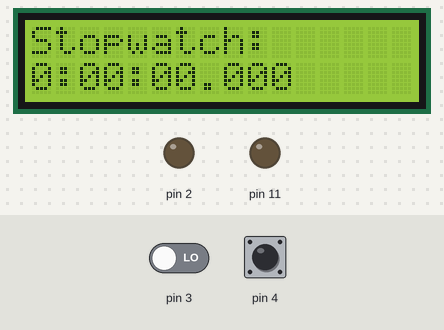
This sketch was run on a simulated Arduino Uno, built with avr-gcc and run on an emulated ATmega328P. On the bench: 16×2 character LCD, output pins drawn as LEDs (lit = HIGH). Dashed ring = blinking. Inputs (shaded band) come from the test bench; at power-on: pin 3 LOW, pin 4 LOW. No radio packets arrive unless stated.

Above: at 1.2 s.
1.3 s: pin 3 driven HIGH
At 1.45 s:
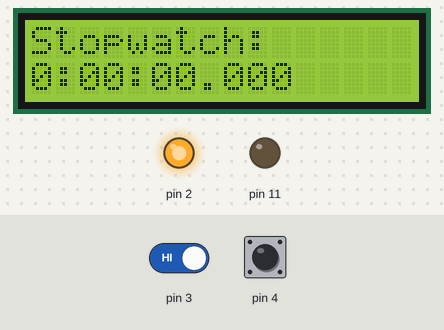
3.7 s: pin 3 driven LOW
At 4.45 s:
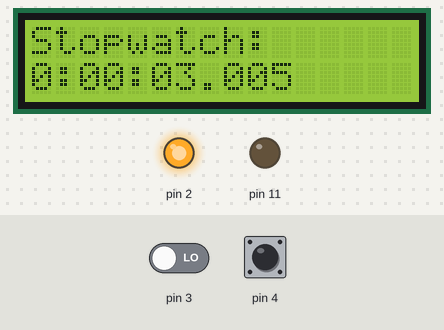
5.8 s: pin 4 driven HIGH
At 6.3 s:
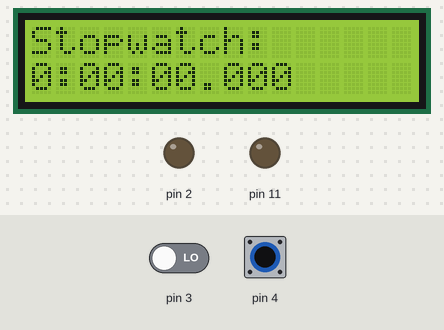
7.3 s: pin 4 pulsed LOW 2 times (0.12 s each, 0.3 s apart)
At 7.6 s:
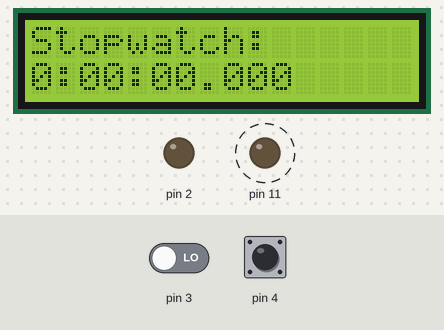
Timing chart, 0 to 10.3 s (numbered marks = the images above; inputs shaded):
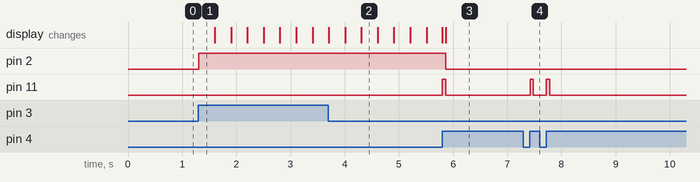

The sketch:

stopwatch_rf.ino
```cpp
#include <LiquidCrystal.h>
#include <RH_ASK.h>
#include <SPI.h>


static bool button_pushed = false;

static bool stopwatch_enabled = false;
static unsigned long elapsed_ms = 0;
static unsigned long last_ms = 0;

#define MS_IN_SECOND 1000UL
#define MS_IN_MINUTE (MS_IN_SECOND * 60UL)
#define MS_IN_HOUR (MS_IN_MINUTE * 60UL)

const int rs = 9, en = 10, d4 = 5, d5 = 6, d6 = 7, d7 = 8;
LiquidCrystal lcd(rs, en, d4, d5, d6, d7);

RH_ASK rh(2000, 0, 12, 0, false);
static bool rh_initialized = false;

void setup() {
  pinMode(2, OUTPUT);
  pinMode(3, INPUT);
  pinMode(4, INPUT);
  pinMode(11, OUTPUT);

  lcd.begin(16,2);
  lcd.print("Stopwatch:");
  updateDisplay();

  rh_initialized = rh.init();
}

void loop() {

  processInput();

  updateStopwatch();

  updateDisplay();

  updateLed();
}

void processInput()
{
  int start = digitalRead(3);
  int reset = digitalRead(4);

  if (start == HIGH && !button_pushed) {
    button_pushed = true;

    if (!stopwatch_enabled) {
      stopwatch_enabled = true;
      last_ms = 0;
    } else {
      stopwatch_enabled = false;
    }
  } else if (reset == HIGH && !button_pushed) {
    button_pushed = true;

    stopwatch_enabled = false;

    transmit();

    elapsed_ms = 0;
  } else if (start == LOW && reset == LOW && button_pushed) {
    button_pushed = false;
  }
}

void updateStopwatch()
{
  if (stopwatch_enabled) {
    unsigned long current_ms = millis();

    // ignore first update, until we have fresh reference time in last_ms
    if (last_ms != 0) {
      elapsed_ms += (current_ms - last_ms);
    }

    last_ms = current_ms;
  }
}

void formatElapsedTime(char* buf, const size_t buf_size) {
  unsigned long milliseconds = elapsed_ms;

  unsigned int hours = milliseconds / MS_IN_HOUR;
  milliseconds -= (hours * MS_IN_HOUR);

  unsigned int minutes = milliseconds / MS_IN_MINUTE;
  milliseconds -= (minutes * MS_IN_MINUTE);

  unsigned int seconds = milliseconds / MS_IN_SECOND;
  milliseconds -= (seconds * MS_IN_SECOND);

  sprintf(buf, "%1u:%02u:%02u.%03lu", hours, minutes, seconds, milliseconds);
  buf[buf_size - 1] = 0;
}

void updateDisplay() {
  char buf[20] = {0};
  formatElapsedTime(buf, sizeof(buf));
  lcd.setCursor(0, 1);
  lcd.print(buf);
}

void updateLed() {
  if (stopwatch_enabled) {
    digitalWrite(2, HIGH);
  } else {
    digitalWrite(2, LOW);
  }
}

void transmit() {

  if (!rh_initialized) {
    return;
  }

  digitalWrite(11, HIGH);

  char buf[20] = {0};
  formatElapsedTime(buf, sizeof(buf));

  rh.send((uint8_t*)buf, strlen(buf));
  rh.waitPacketSent();

  digitalWrite(11, LOW);
}
```

Measured:
- after the input at 1.3 s, pin 2: LOW → HIGH at once
- after the input at 5.8 s, pin 2: HIGH → LOW after 0.06 s; pin 11: LOW → HIGH at once, → LOW 0.06 s later
- after the input at 7.3 s, pin 11: alternates HIGH for 0.06 s and LOW for 0.24 s, 4 changes in all, then stays LOW, starting after 0.12 s
